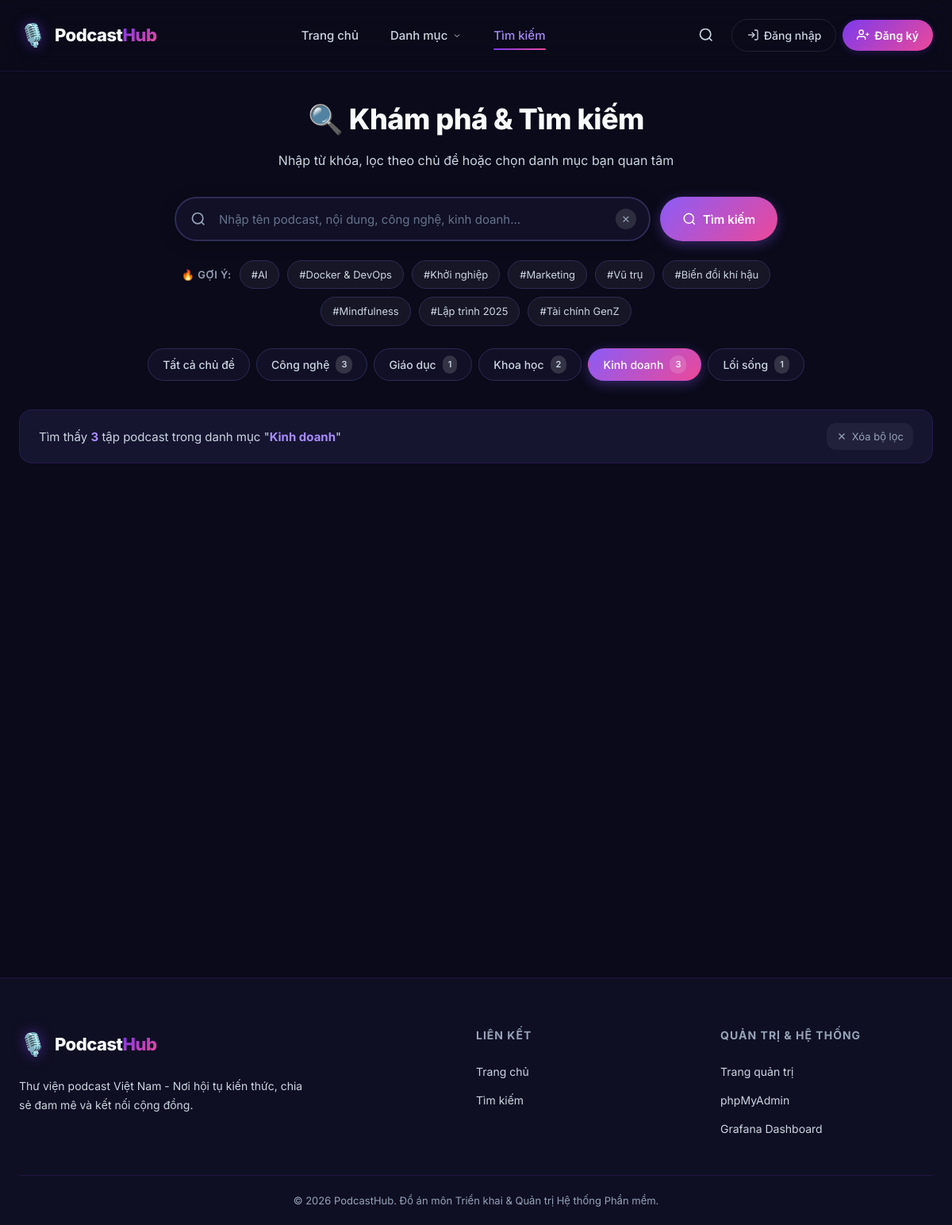
Page /search.php?cat=kinh-doanh on the committed database.
### tables this page shows
CREATE TABLE IF NOT EXISTS categories (
    id INT AUTO_INCREMENT PRIMARY KEY,
    name VARCHAR(255) NOT NULL,
    slug VARCHAR(255) NOT NULL UNIQUE,
    description TEXT,
    created_at TIMESTAMP DEFAULT CURRENT_TIMESTAMP
);

### public/search.php (the view, shortened to what this page needs)
<?php
require_once __DIR__ . '/../src/config.php';
require_once __DIR__ . '/../src/functions.php';
$query = trim($_GET['q'] ?? '');
$catSlug = trim($_GET['cat'] ?? '');
$page = max(1, (int)($_GET['page'] ?? 1));
$categories = [];
try {
    $categories = getCategories($pdo);
} catch (Exception $e) {
    $categories = [];
}
$selectedCategory = null;
if ($catSlug !== '') {
    foreach ($categories as $cat) {
        if ($cat['slug'] === $catSlug) {
            $selectedCategory = $cat;
            break;
        }
    }
}
$popularTags = [
    'AI',
    'Docker & DevOps',
    'Khởi nghiệp',
    'Marketing',
    'Vũ trụ',
    'Biến đổi khí hậu',
    'Mindfulness',
    'Lập trình 2025',
    'Tài chính GenZ'
];
$isSearching = ($query !== '' || $selectedCategory !== null);
$result = null;
if ($isSearching) {
    $catId = $selectedCategory ? (int)$selectedCategory['id'] : null;
    $searchTerm = $query !== '' ? $query : null;
    $result = getEpisodes($pdo, $page, 9, $catId, $searchTerm);
} else {
    $recommended = getEpisodes($pdo, 1, 6);
}
$pageTitle = 'Tìm kiếm Podcast';
if ($query !== '' && $selectedCategory !== null) {
    $pageTitle = 'Tìm kiếm: ' . $query . ' trong ' . $selectedCategory['name'];
} elseif ($query !== '') {
    $pageTitle = 'Tìm kiếm: ' . $query;
} elseif ($selectedCategory !== null) {
    $pageTitle = 'Khám phá: ' . $selectedCategory['name'];
}
renderHeader($pageTitle, 'search');
?>
<section class="search-section">
    <div class="container">
        <div class="search-header-block">
            <h1 class="page-title" style="margin-bottom: 8px;">🔍 Khám phá & Tìm kiếm</h1>
            <p class="page-subtitle">Nhập từ khóa, lọc theo chủ đề hoặc chọn danh mục bạn quan tâm</p>
        </div>
        <div class="search-box">
            <form action="/search.php" method="GET" class="search-form" id="search-form">
                <div class="search-input-wrapper">
                    <input type="text"
                           name="q"
                           id="search-input"
                           class="search-input"
                           placeholder="Nhập tên podcast, nội dung, công nghệ, kinh doanh..."
                           value="<?= e($query) ?>"
                           autocomplete="off"
                           aria-label="Tìm kiếm podcast">
                    <button type="button"
                            id="search-clear-btn"
                            class="search-clear-btn"
                            title="Xóa tìm kiếm"
                            style="display: <?= $query !== '' ? 'flex' : 'none' ?>;">✕</button>
                </div>
                <button type="submit" class="search-submit-btn">
                    <svg width="18" height="18" viewBox="0 0 24 24" fill="none" stroke="currentColor" stroke-width="2">
                        <circle cx="11" cy="11" r="8"></circle>
                        <line x1="21" y1="21" x2="16.65" y2="16.65"></line>
                    </svg>
                    <span>Tìm kiếm</span>
                </button>
            </form>
        </div>
        <div class="search-tags-box">
            <span class="search-tags-label">🔥 Gợi ý:</span>
            <?php foreach ($popularTags as $tag): ?>
                <?php
                    $isActiveTag = (mb_strtolower($query, 'UTF-8') === mb_strtolower($tag, 'UTF-8'));
                    $tagUrl = '/search.php?q=' . urlencode($tag) . ($catSlug ? '&cat=' . urlencode($catSlug) : '');
                ?>
                <a href="<?= $tagUrl ?>" class="search-tag-chip <?= $isActiveTag ? 'active' : '' ?>">
                    #<?= e($tag) ?>
                </a>
            <?php endforeach; ?>
        </div>
        <div class="search-cat-tabs">
            <a href="/search.php<?= $query !== '' ? '?q=' . urlencode($query) : '' ?>"
               class="search-cat-tab <?= ($catSlug === '') ? 'active' : '' ?>">
                Tất cả chủ đề
            </a>
            <?php foreach ($categories as $cat): ?>
                <?php
                    $isCatActive = ($catSlug === $cat['slug']);
                    $catFilterUrl = '/search.php?cat=' . urlencode($cat['slug']) . ($query !== '' ? '&q=' . urlencode($query) : '');
                ?>
                <a href="<?= $catFilterUrl ?>" class="search-cat-tab <?= $isCatActive ? 'active' : '' ?>">
                    <?= e($cat['name']) ?>
                    <span class="badge"><?= (int)$cat['episode_count'] ?></span>
                </a>
            <?php endforeach; ?>
        </div>
        <?php if ($isSearching && $result !== null): ?>
            <div class="search-results-bar">
                <div class="search-results-text">
                    Tìm thấy <strong><?= $result['total'] ?></strong> tập podcast
                    <?php if ($selectedCategory !== null): ?>
                        trong danh mục "<strong><?= e($selectedCategory['name']) ?></strong>"
                    <?php endif; ?>
                </div>
                <a href="/search.php" class="search-reset-link" title="Xem lại tất cả">
                    <svg width="14" height="14" viewBox="0 0 24 24" fill="none" stroke="currentColor" stroke-width="2">
                        <line x1="18" y1="6" x2="6" y2="18"></line>
                        <line x1="6" y1="6" x2="18" y2="18"></line>
                    </svg>
                    Xóa bộ lọc
                </a>
            </div>
            <?php if (empty($result['episodes'])): ?>
                <div class="empty-state">
                    <svg width="64" height="64" viewBox="0 0 24 24" fill="none" stroke="currentColor" stroke-width="1.5">
                        <circle cx="11" cy="11" r="8"></circle>
                        <line x1="21" y1="21" x2="16.65" y2="16.65"></line>
                    </svg>
                    <h3>Không tìm thấy tập podcast nào phù hợp</h3>
                    <p>Hãy thử với từ khóa ngắn gọn hơn, kiểm tra lại chính tả hoặc chọn các danh mục gợi ý ở trên.</p>
                    <a href="/search.php" class="btn btn-primary" style="margin-top:16px">← Xem tất cả podcast</a>
                </div>
            <?php else: ?>
                <div class="episodes-grid">
                </div>
            <?php endif; ?>
        <?php endif; ?>
    </div>
</section>

### public/search.php (style rules this page uses)
.search-section { padding: calc(var(--header-height, 70px) + 30px) 0 70px; }
.search-header-block { text-align: center; max-width: 680px; margin: 0 auto 32px; }
.search-box { max-width: 760px; margin: 0 auto 24px; position: relative; }
.search-form { display: flex !important; gap: 12px !important; align-items: stretch !important; position: relative !important; width: 100% !important; }
.search-input-wrapper { position: relative !important; flex: 1 !important; display: flex !important; align-items: center !important; }
.search-input { width: 100% !important; height: 56px !important; padding: 0 48px 0 54px !important; background: #111026 !important; border: 2px solid #2d2b55 !important; border-radius: 9999px !important; color: #f1f5f9 !important; font-size: 15px !important; font-family: inherit !important; outline: none !important; box-sizing: border-box !important; transition: all 0.25s ease !important; box-shadow: 0 4px 20px rgba(0, 0, 0, 0.25) !important; }
.search-input::placeholder { color: #64748b !important; }
.search-clear-btn { position: absolute !important; right: 18px !important; top: 50% !important; transform: translateY(-50%) !important; background: rgba(255, 255, 255, 0.12) !important; border: none !important; border-radius: 50% !important; width: 26px !important; height: 26px !important; display: flex !important; align-items: center !important; justify-content: center !important; color: #94a3b8 !important; font-size: 13px !important; cursor: pointer !important; transition: all 0.2s ease !important; z-index: 6 !important; padding: 0 !important; }
.search-submit-btn { display: inline-flex !important; align-items: center !important; justify-content: center !important; gap: 8px !important; height: 56px !important; padding: 0 28px !important; background: linear-gradient(135deg, #8b5cf6, #ec4899) !important; color: #ffffff !important; font-weight: 600 !important; font-size: 15px !important; border: none !important; border-radius: 9999px !important; cursor: pointer !important; transition: all 0.25s ease !important; white-space: nowrap !important; box-shadow: 0 4px 15px rgba(139, 92, 246, 0.35) !important; box-sizing: border-box !important; }
.search-tags-box { max-width: 760px; margin: 0 auto 28px; display: flex; flex-wrap: wrap; align-items: center; gap: 10px; justify-content: center; }
.search-tags-label { font-size: 13px; font-weight: 600; color: #94a3b8; display: inline-flex; align-items: center; gap: 6px; text-transform: uppercase; letter-spacing: 0.5px; }
.search-tag-chip { display: inline-flex; align-items: center; gap: 6px; padding: 6px 14px; background: rgba(255, 255, 255, 0.05); border: 1px solid #2d2b55; border-radius: 9999px; color: #cbd5e1; font-size: 13px; text-decoration: none; transition: all 0.2s ease; }
.search-cat-tabs { max-width: 860px; margin: 0 auto 36px; display: flex; flex-wrap: wrap; gap: 8px; justify-content: center; }
.search-cat-tab { display: inline-flex; align-items: center; gap: 8px; padding: 8px 18px; background: #111026; border: 1px solid #2d2b55; border-radius: 9999px; color: #cbd5e1; font-size: 14px; font-weight: 500; text-decoration: none; transition: all 0.2s ease; }
.search-cat-tab.active { background: linear-gradient(135deg, #8b5cf6, #ec4899); border-color: transparent; color: white; box-shadow: 0 4px 15px rgba(139, 92, 246, 0.35); }
.search-cat-tab .badge { padding: 2px 7px; font-size: 11px; border-radius: 10px; background: rgba(255, 255, 255, 0.15); color: inherit; }

### rows in the picture
categories: name "Công nghệ", episode_count "3"
categories: name "Giáo dục", episode_count "1"
categories: name "Khoa học", episode_count "2"
categories: name "Kinh doanh", episode_count "3"
categories: name "Lối sống", episode_count "1"

### other values in the picture
$tag "AI"
$tag "Docker & DevOps"
$tag "Khởi nghiệp"
$tag "Marketing"
$tag "Vũ trụ"
$tag "Biến đổi khí hậu"
$tag "Mindfulness"
$tag "Lập trình 2025"
$tag "Tài chính GenZ"
$result['total'] "3"
